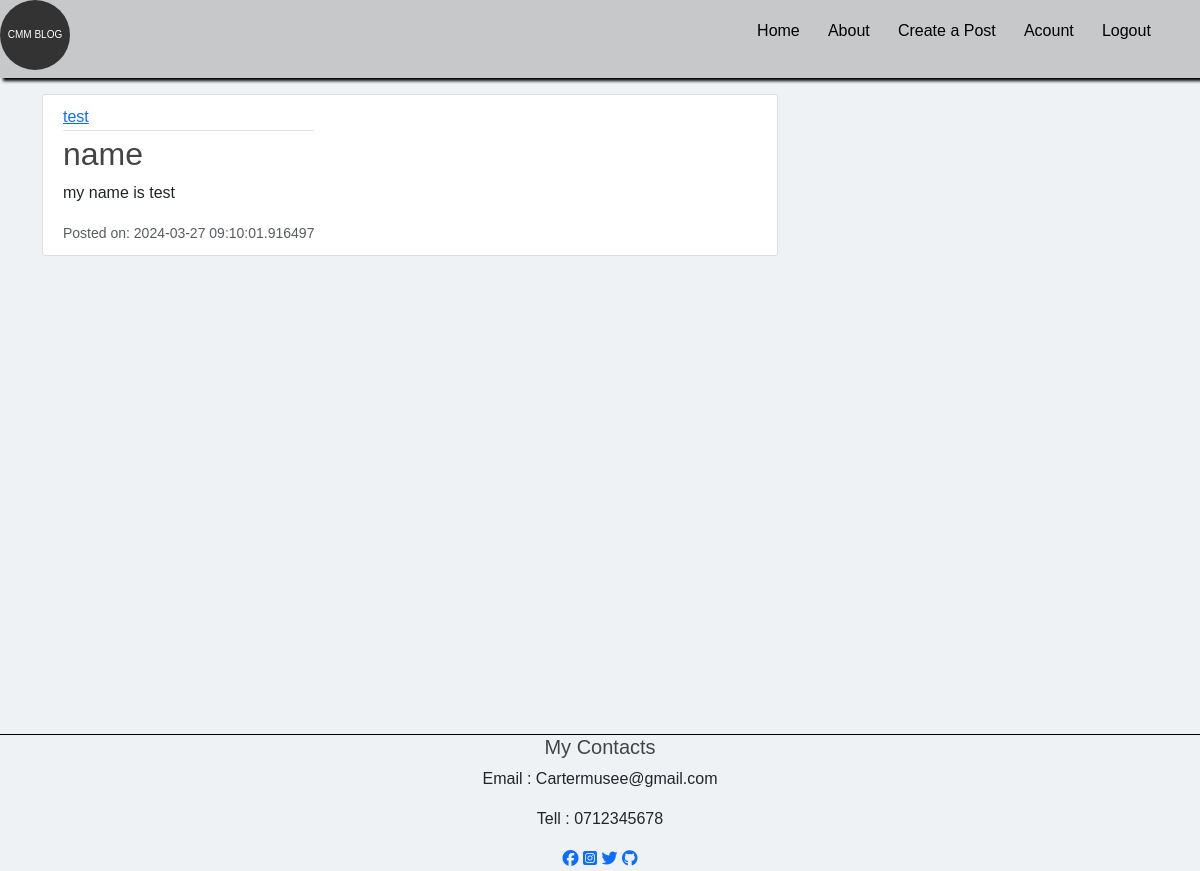
Page /post/3 (signed in) on the committed database.
### flaskblog/modules.py (models this page shows, shortened)
class User(db.Model,UserMixin):
    id = db.Column(db.Integer, primary_key=True)
    username = db.Column(db.String(20), unique=True, nullable=False)
    email = db.Column(db.String(120), unique=True, nullable=False)
    image_file = db.Column(db.String(20), nullable=False, default='default.jpg')
    password = db.Column(db.String(60), nullable=False)
    post = db.relationship('Post',backref='author',lazy=True)

class Post(db.Model):
    id = db.Column(db.Integer, primary_key=True)
    title = db.Column(db.String(100), nullable=False)
    date_posted = db.Column(db.DateTime, nullable=False, default=datetime.utcnow)
    content = db.Column(db.Text(2000), nullable=False)
    user_id = db.Column(db.Integer(), db.ForeignKey('user.id'), nullable=False)

### flaskblog/routes.py (the view)
@app.route("/post/<int:post_id>",methods=['GET','POST'])
@login_required
def post(post_id):
    form = SearchForm()
    post = Post.query.get_or_404(post_id)
    return render_template('post.html',post=post)

### flaskblog/modules.py (called while the page is built)
@login_manager.user_loader
def load_user(user_id):
    return User.query.get(int(user_id))

### flaskblog/templates/post.html (shortened to what this page needs)
{% extends "layout.html" %}
{% block body%}
  <div style="height: 80vh;">
    <article class="media content-section">
      <div class="media-body">
        <div class="article-metadata">
          <a class="mr-2" href="{{ url_for('user_posts', username=post.author.username) }}">{{ post.author.username }}</a>
        </div>
        <h2 class="article-title">{{ post.title }}</h2>
        <p class="article-content">{{ post.content }}</p>
        <small class="text-muted">Posted on: {{ post.date_posted }}</small>
      </div>
    </article>
  </div>
{% endblock %}

### flaskblog/static/main.css (style rules this page uses)
* { margin: 0; padding: 0; box-sizing: border-box; font-family: sans-serif; }
body { background: rgb(239, 242, 245); }
h1, h2, h3, h4, h5, h6 { color: #444444; }
.content-section { background: #ffffff; padding: 10px 20px; border: 1px solid #dddddd; border-radius: 3px; margin-bottom: 20px; }
.article-title { color: #444444; }
.article-content { white-space: pre-line; }
.article-metadata { padding-bottom: 1px; margin-bottom: 4px; border-bottom: 1px solid #e3e3e3 }
.media { display: flex; }

### rows in the picture
User: author.username "test"
Post: title "name", content "my name is test", date_posted "2024-03-27 09:10:01.916497"
